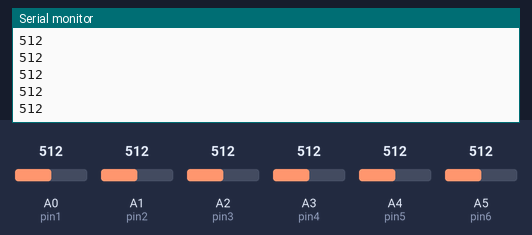
A sketch run on a simulated Arduino Uno, built with avr-gcc and run on an emulated ATmega328P. On the bench: the last lines printed to the serial monitor. The inputs (shaded band) are chosen by the test bench; at power-on: A0 (pin1) = 512, A5 (pin6) = 512, A1 (pin2) = 512, A2 (pin3) = 512, A3 (pin4) = 512, A4 (pin5) = 512.

Above: at 1.2 s.
1.3 s: A0 (pin1) set to 390
2.8 s: A5 (pin6) set to 390
4.3 s: A1 (pin2) set to 716
At 5.3 s:
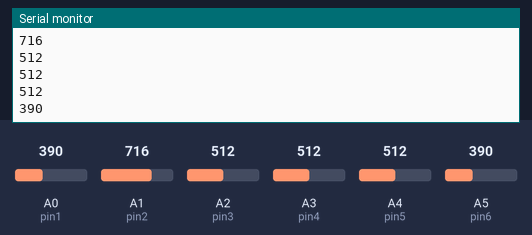
5.8 s: A2 (pin3) set to 306
At 6.6 s:
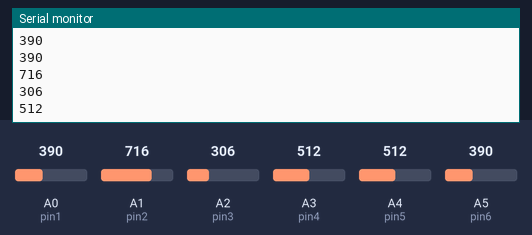
7.3 s: A3 (pin4) set to 992
At 8.2 s:
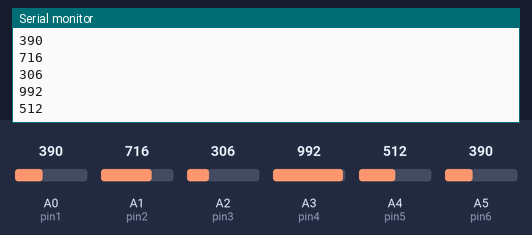
8.8 s: A4 (pin5) set to 30
At 9.8 s:
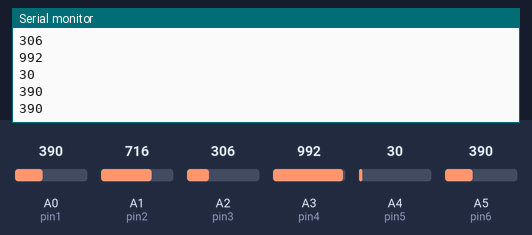
Timing chart, 0 to 11.3 s (numbered marks = the images above; inputs shaded):
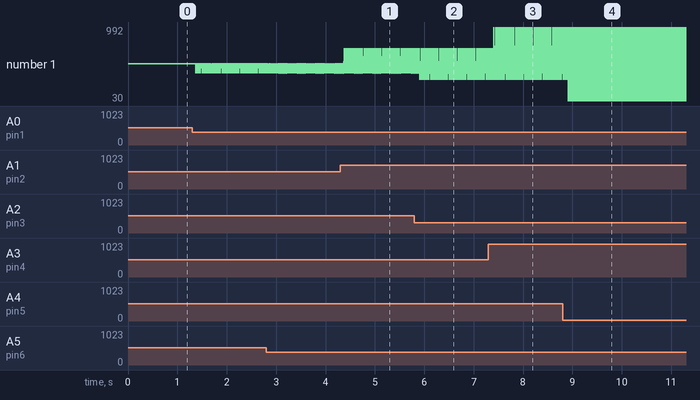

The sketch:

sensor_werking_aan_de_hand_van_leds.ino
```cpp
int led1 = 7;
int led2 = 8;
int led3 = 9;
int led4 = 10;
int led5 = 11;
int led6 = 12;

int pin1 = A0;
int pin2 = A1;
int pin3 = A2;
int pin4 = A3;
int pin5 = A4;
int pin6 = A5;

void setup() {
  Serial.begin(9600);
}

void loop() {

  int sensorValue1 = analogRead(pin1);
  int sensorValue2 = analogRead(pin2);
  int sensorValue3 = analogRead(pin3);
  int sensorValue4 = analogRead(pin4);
  int sensorValue5 = analogRead(pin5);
  int sensorValue6 = analogRead(pin6);
  Serial.println(sensorValue1);
  Serial.println(sensorValue2);
  Serial.println(sensorValue3);
  Serial.println(sensorValue4);
  Serial.println(sensorValue5);
  Serial.println(sensorValue6);

  if (sensorValue1 > 400) {
  digitalWrite(led1, HIGH); //ZWART sensor 1
  }
  if(sensorValue1 < 400){
  digitalWrite(led1, LOW);//WIT sensor 1
  }
  if (sensorValue2 > 400) {
  digitalWrite(led2, HIGH); //ZWART sensor 2
  }
  if(sensorValue2 < 400){
  digitalWrite(led2, LOW);//WIT sensor 2
  }
   if (sensorValue3 > 400) {
  digitalWrite(led3, HIGH); //ZWART sensor 3
  }
  if(sensorValue3 < 400){
  digitalWrite(led3, LOW);//WIT sensor 3
  }
   if (sensorValue4 > 400) {
  digitalWrite(led4, HIGH); //ZWART sensor 4
  }
  if(sensorValue4 < 400){
  digitalWrite(led4, LOW);//WIT sensor 4
  }
   if (sensorValue5 > 400) {
  digitalWrite(led5, HIGH); //ZWART sensor 5
  }
  if(sensorValue5 < 400){
  digitalWrite(led5, LOW);//WIT sensor 5
  }
   if (sensorValue6 > 400) {
  digitalWrite(led6, HIGH); //ZWART sensor 6
  }
  if(sensorValue6 < 400){
  digitalWrite(led6, LOW);//WIT sensor 6
  }
}
```

Measured:
- after the input at 4.3 s, the serial monitor: prints a new line after 0.07 s (image 1)
- after the input at 5.8 s, the serial monitor: prints a new line after 0.11 s (image 2)
- after the input at 7.3 s, the serial monitor: prints a new line after 0.11 s (image 3)
- after the input at 8.8 s, the serial monitor: prints a new line after 0.11 s (image 4)
- plotted number 1: 390 → 30 after the input at 8.8 s
